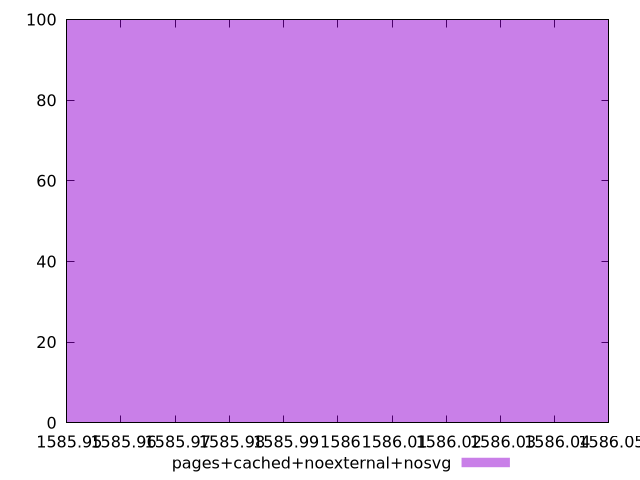

This chart was generated by the following gnuplot code:
$_pagesCachedNoexternalNosvg <<EOF
1586 100
EOF
set key outside below
set terminal pngcairo
set output "report_00006_2020-11-02T20-21-41.718Z/uses-long-cache-ttl/pages+cached+noexternal+nosvg//raw_hist.png"
set yrange [0:100]
set boxwidth 0.1
set style fill transparent solid 0.5 noborder
plot $_pagesCachedNoexternalNosvg title "pages+cached+noexternal+nosvg" with boxes ,
